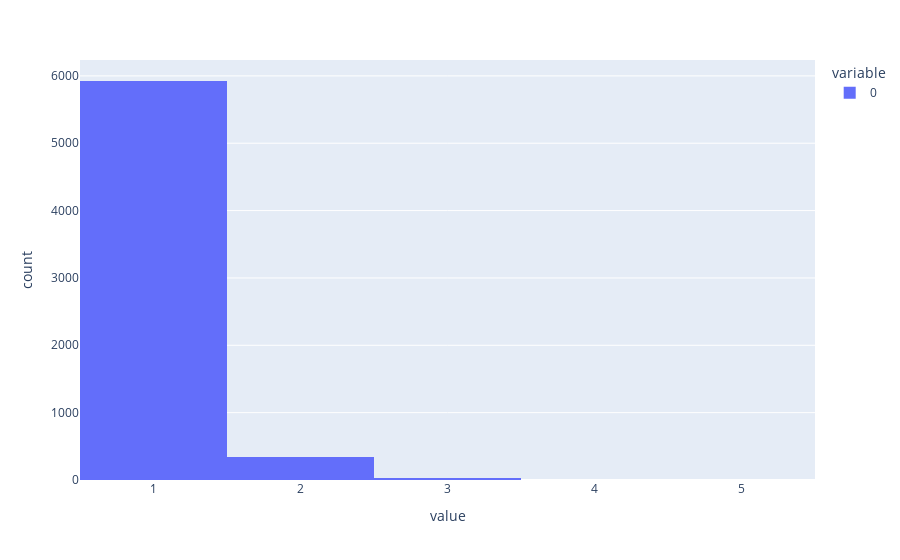

Notebook code cell kept with this figure:
### Code cell
sjoined_gdf.groupby(level=0).size().sort_values(ascending=False).plot(kind="hist", bins=5, backend='plotly')

### Figure 1 — Plotly figure (JSON) as saved in the notebook; plotly's stock layout.template omitted (floating-point values rounded to 4 significant figures; data arrays with more than 128 entries replaced by an {"elided": "..."} marker saying what was removed)
{"data": [{"bingroup": "x", "hovertemplate": "variable=0<br>value=%{x}<br>count=%{y}<extra></extra>", "legendgroup": "0", "marker": {"color": "#636efa", "pattern": {"shape": ""}}, "name": "0", "orientation": "v", "showlegend": true, "type": "histogram", "x": {"elided": "6301 int values"}, "xaxis": "x", "yaxis": "y"}], "layout": {"barmode": "relative", "legend": {"title": {"text": "variable"}, "tracegroupgap": 0}, "margin": {"t": 60}, "xaxis": {"anchor": "y", "domain": [0, 1], "title": {"text": "value"}}, "yaxis": {"anchor": "x", "domain": [0, 1], "title": {"text": "count"}}}}
